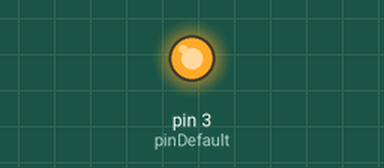
Bench run of a sketch on a simulated Arduino Uno, built with avr-gcc and run on an emulated ATmega328P. Shown: output pins drawn as LEDs (lit = HIGH).

Above: at 0.1 s.
Timing chart, 0 to 1.6 s (numbered marks = the images above):
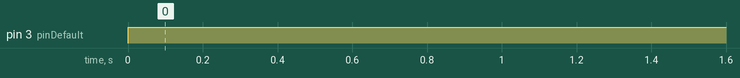

Measured:
- by itself, pin 3 (pinDefault): LOW → HIGH at 0.00 s

The sketch:

experimental1.ino
```cpp
int pinDefault = 3;
int nSec = 1000;
int nMin = 60*nSec;
int nDelay = 1000;

// the setup function runs once when you press reset or power the board
void setup() {
  // initialize digital pin LED_BUILTIN as an output.
  pinMode(pinDefault, OUTPUT);
}

// the loop function runs over and over again forever
void loop() {
  digitalWrite(pinDefault, HIGH);
  delay(nMin);
  digitalWrite(pinDefault, LOW);
  delay(nMin/2);
  Serial.print("hello");
}
```
